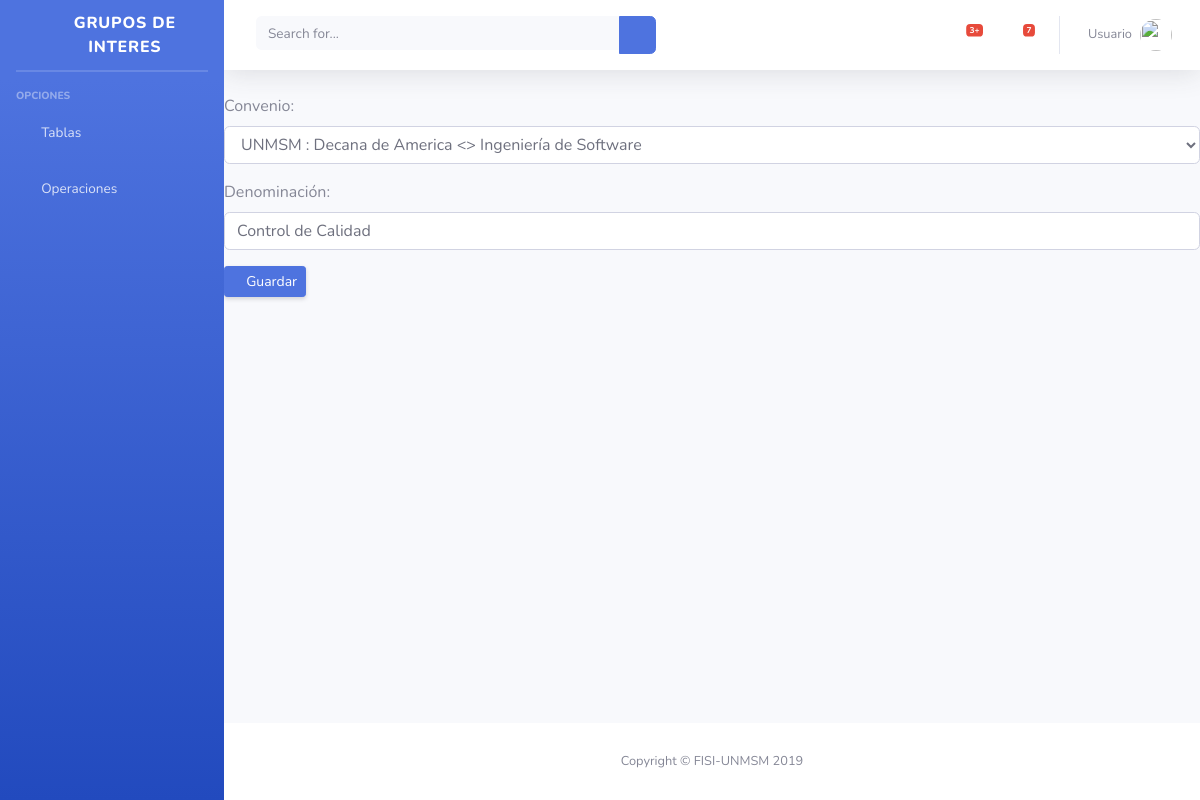
The app's page /PlanCap_edit/2/ with its own data.
### Grupos_Int/models.py (models this page shows, shortened)
class PlanDeCapacitacion (models.Model):
    convenio = models.ForeignKey(
        Convenio, null=False, blank=False, on_delete=models.CASCADE)
    denominacion = models.CharField(max_length=50)

### Grupos_Int/views.py (the view)
# urls.py: re_path(r'^PlanCap_edit/(?P<pk>\d+)/$', PlanCapUpdate.as_view(), name='PlanCap_edit'),
class PlanCapUpdate (UpdateView):
    model = PlanDeCapacitacion
    form_class = PlanCapForm
    template_name = 'plan_cap_Form.html'
    success_url = reverse_lazy ("plan_cap")

### Grupos_Int/forms.py
class PlanCapForm(forms.ModelForm):
    class Meta:
        model = PlanDeCapacitacion
        fields = [
            'convenio',
            'denominacion',
        ]
        labels = {
            'convenio': 'Convenio',
            'denominacion': 'Denominación',
        }
        widgets = {
            'convenio': forms.Select(attrs={'class': 'form-control'}),
            'denominacion': forms.TextInput(attrs={'class': 'form-control'}),
        }

### Grupos_Int/models.py (called while the page is built)
    def __str__(self):
        return "{0}".format(self.nombre)

    def __str__(self):
        return "{0} : {1}".format(self.nombre, self.descripcion)

    def __str__(self):
        return "{0} <> {1}".format(self.institucion, self.escuela)

### Templates/plan_cap_Form.html (shortened to what this page needs)
{% extends "plan_cap_base.html" %}
{% load staticfiles %}
{% block content %}
<form method="post">
    {{ form.as_p }}
    <button type="sumit" href="{% url 'plan_cap' %}" class="d-none d-sm-inline-block btn btn-sm btn-primary shadow-sm"><i
            class="fas fa-save fa-sm text-white-50"></i> Guardar</a>
{%endblock%}

### records on screen
PlanDeCapacitacion: convenio "UNMSM : Decana de America <> Ingeniería de Software", denominacion "Control de Calidad"
